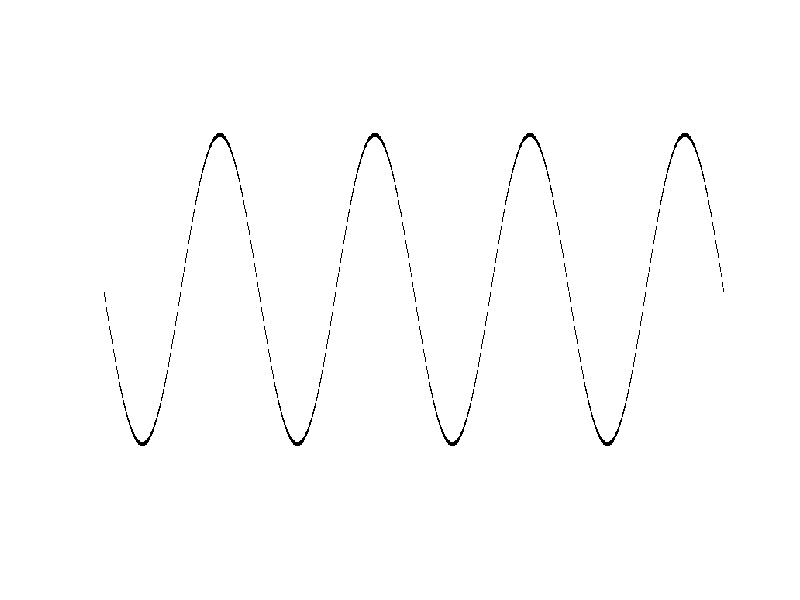

The MATLAB script that drew this image:
period=4;
im_width=800;
im_height=400;
img=255*ones(im_height+5,im_width);
for x=1:1:im_width;
y=round((im_height-1)/2*(1+sin(period*2*pi/im_width*x))+1);
img(y:y+5,x)=0;
end
figure,imshow(img/255);
imwrite(img,'sin_curve.bmp');
% x=0:0.1:10*pi;
% figure,plot(x,sin(x),'k');